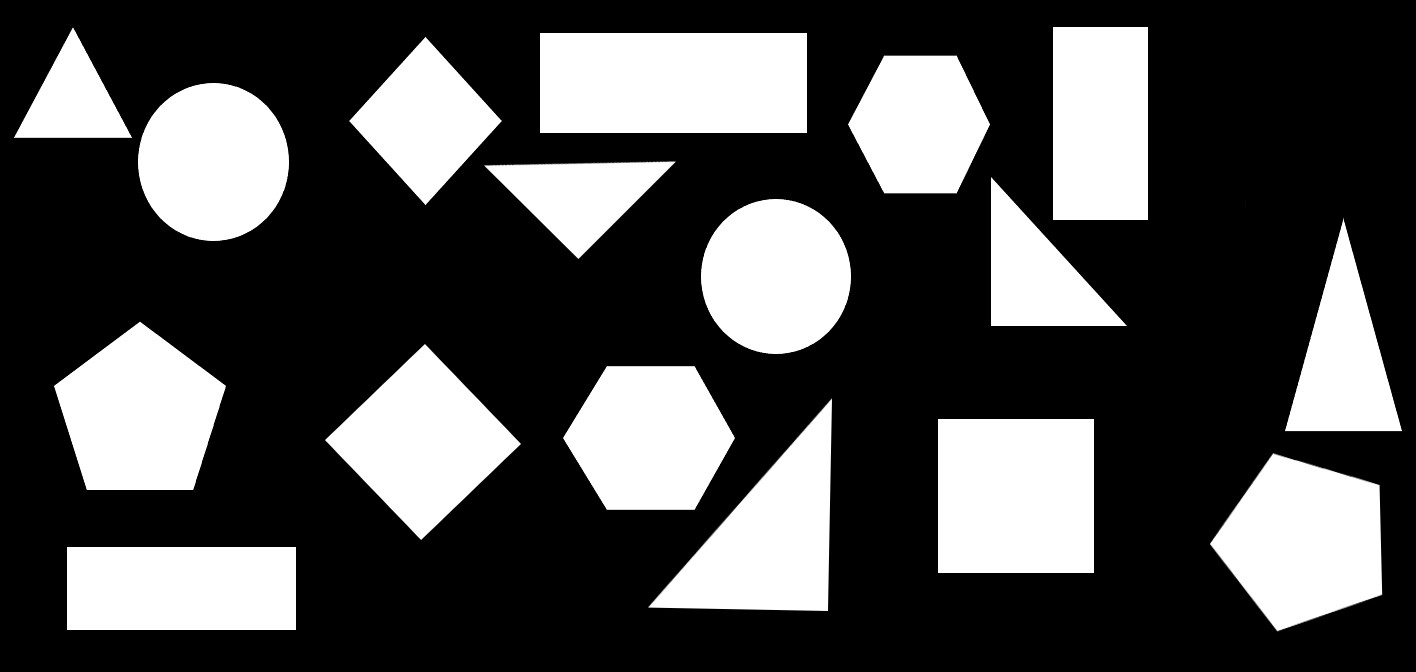
#> input picture InputImage.jpg, 1416 x 672 px
$ jupyter execute 'shape detect.ipynb'
#> lines starting #> are read from the running program, lines starting #| are printed output that depends on the picture; after the words box and inside, x2 and y2 are one past the last pixel; in counts of white or black regions, pixels touching at a corner belong together
# Import Image

[cell 1]
import numpy as np
import matplotlib.pyplot as plt
import seaborn as sns
import cv2

[cell 2]
image = cv2.imread('InputImage.jpg',cv2.IMREAD_UNCHANGED)
#> image is the input picture: shape (672, 1416, 3); min 0, max 255, mean 77.4

# EDA

[cell 3]
def plot(data):
    img=np.asarray(data)
    plt.figure(figsize=(30,30))
    plt.imshow(img,cmap='gray', vmin=0, vmax=255)

[cell 4]
plot(image)

[cell 5]
gray = cv2.cvtColor(image, cv2.COLOR_BGR2GRAY)
blur = cv2.GaussianBlur(gray, (3, 3), 0)
plot(blur)

[cell 6]
edges = cv2.Canny(blur, 30, 150)
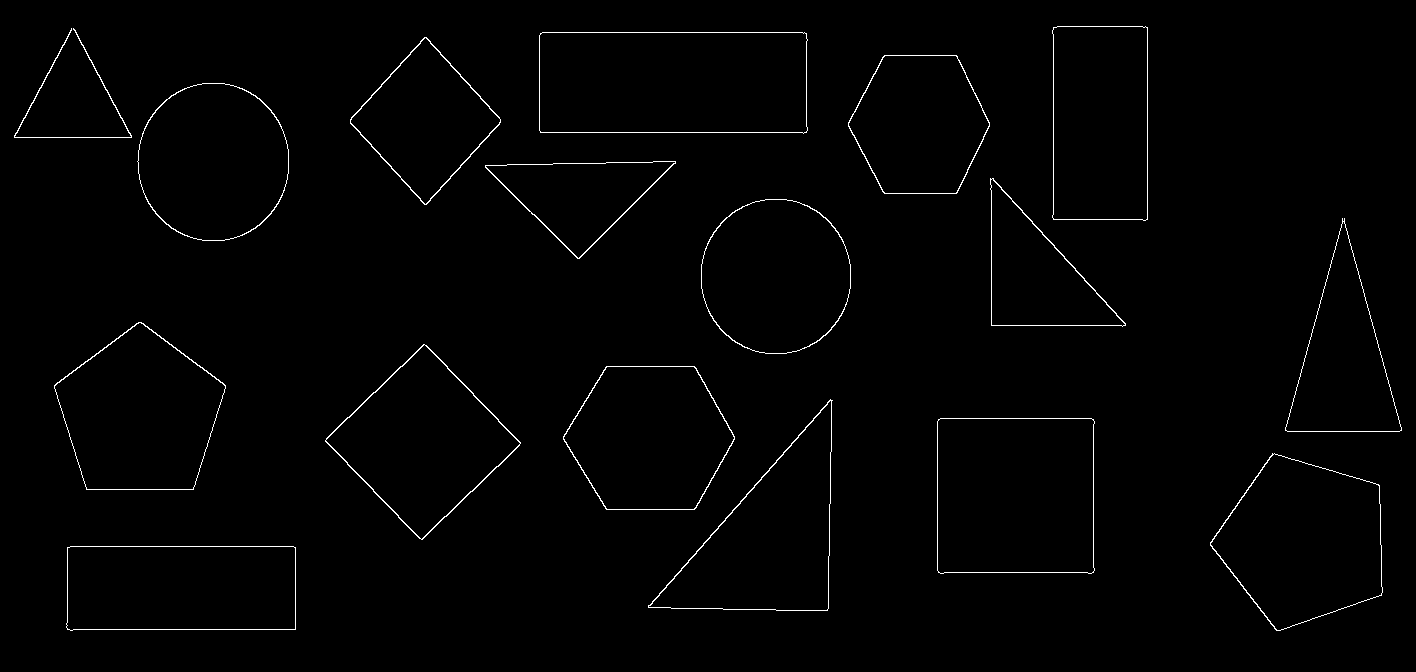
#> edges: shape (672, 1416); 1.1% white in thin lines or dots, all inside (x1, y1, x2, y2) = (14, 26, 1402, 631)
plot(edges)

# shape detection

[cell 7]
contours, _ = cv2.findContours(edges.copy(), cv2.RETR_EXTERNAL, cv2.CHAIN_APPROX_SIMPLE)
#> contours = 17 contours; largest, box (x1, y1, x2, y2) and area: (539, 32, 808, 134) 26699, (937, 418, 1095, 574) 24031, (1210, 453, 1383, 631) 21066, (54, 322, 226, 490) 20019, (325, 344, 521, 540) 19399

[cell 8]
for contour in contours:
    epsilon = 0.02 * cv2.arcLength(contour, True)
    approx = cv2.approxPolyDP(contour, epsilon, True)
    vertices = len(approx)

    if vertices == 3:
        x1, y1 = approx[0][0]
        x2, y2 = approx[1][0]
        x3, y3 = approx[2][0]

        angle1 = np.arctan2(y2 - y1, x2 - x1)
        angle2 = np.arctan2(y3 - y2, x3 - x2)
        angle3 = np.arctan2(y1 - y3, x1 - x3)

        angle1_deg = np.degrees(angle1)
        angle2_deg = np.degrees(angle2)
        angle3_deg = np.degrees(angle3)

        if any(87 < angle < 93 for angle in [angle1_deg, angle2_deg, angle3_deg]):
            shape = "Left Angle Triangle"
        elif any(-93 < angle < -87   for angle in [angle1_deg, angle2_deg, angle3_deg]):
            shape = "Right Angle Triangle"
        else:
            shape = "Triangle"

    elif vertices == 4:
        y1 = approx[0][0][1]
        y4 = approx[3][0][1]
        if y1 < y4:
            shape = "Rhombus"
        else:
            (x, y, w, h) = cv2.boundingRect(approx)
            ar = w / float(h)
            if 0.95 <= ar <= 1.05:
                shape = "Square"
            else:
                if w>h:
                    shape = "Horizontal Rectangle"
                else:
                    shape = "Vertical Rectangle"

    elif vertices == 5:
        shape = "Pentagon"
    elif vertices == 6:
        shape = "Hexagon"
    else:
        shape = "Circle"

    M = cv2.moments(contour)
    cx = int(M['m10'] / M['m00'])
    cy = int(M['m01'] / M['m00'])
    # cv2.drawContours(image, [approx], 0, (0, 255, 0), 3)
    text_size = cv2.getTextSize(shape, cv2.FONT_HERSHEY_SIMPLEX, 0.5, 2)[0]

    text_x = int(cx - text_size[0] // 2)
    text_y = int(cy + text_size[1] // 2)

    cv2.putText(image, shape, (text_x, text_y), cv2.FONT_HERSHEY_SIMPLEX, 0.5, (255, 0, 0), 2)
    for i, vertex in enumerate(approx):
        x, y = vertex[0]
        cv2.putText(image, str(i + 1), (x, y), cv2.FONT_HERSHEY_SIMPLEX, 0.5, (0, 255, 0), 2)
#> this loop made 17 passes
#> (epsilon, vertices, x1, y1, x2, y2, x3, y3) on passes 4, 8, 10, 11: (13.57, 3, 832, 400, 648, 607, 827, 610), (11.9, 3, 1342, 218, 1285, 430, 1399, 431), (9.77, 3, 990, 178, 991, 325, 1125, 325), (9.27, 3, 675, 161, 485, 167, 579, 258)
#> (epsilon, approx, vertices, y1, y4, w) on passes 1, 3, 15, 17: (12.47, [[67, 547], [67, 629], [295, 629], [293, 546]], 4, 547, 546, 229), (12.42, [[938, 419], [938, 572], [1093, 572], [1093, 419]], 4, 419, 419, 156), (14.7, [[539, 35], [540, 132], [807, 130], [804, 32]], 4, 35, 32, 269), (11.52, [[1053, 27], [1052, 217], [1145, 220], [1147, 27]], 4, 27, 27, 96)
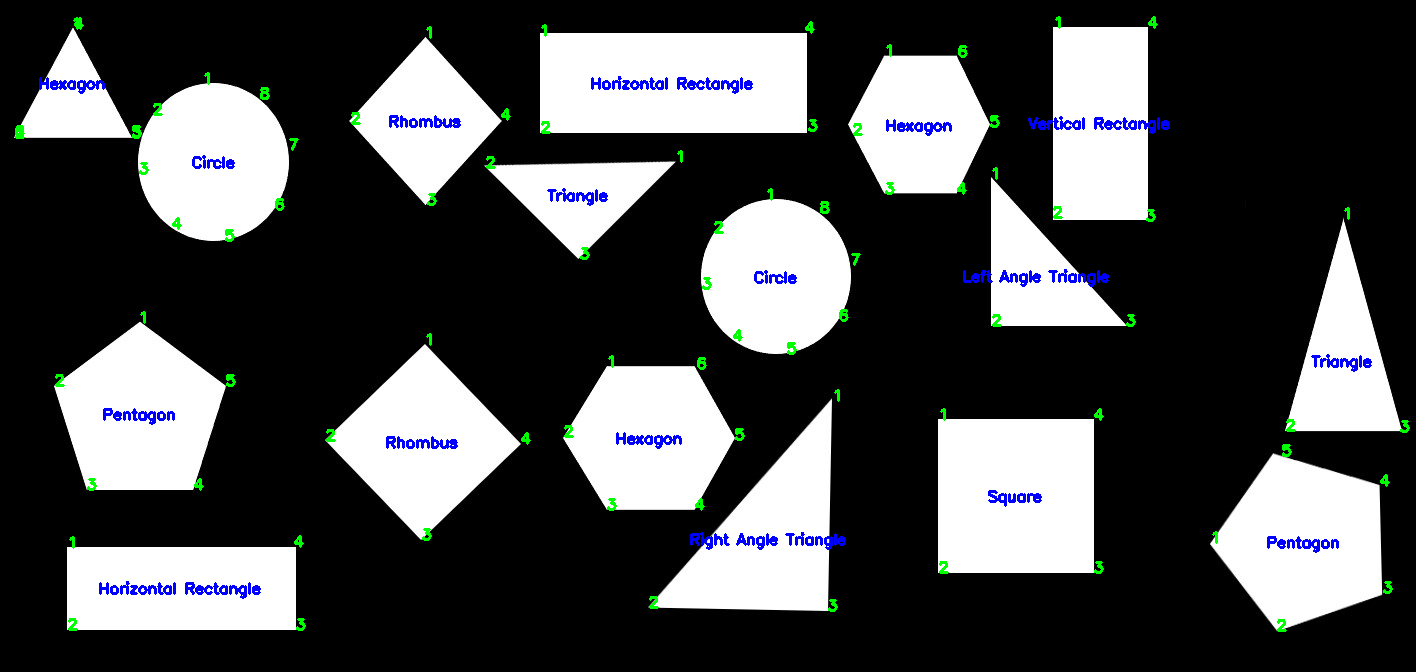
#> image: shape (672, 1416, 3); 1.71% of pixels changed, all inside (x1, y1, x2, y2) = (15, 16, 1410, 632)

[cell 9]
plot(image)

# export image

[cell 10]
image = cv2.cvtColor(image, cv2.COLOR_BGR2RGB)

cv2.imwrite('DetectedShapes.jpg',image)
#> Out = True
